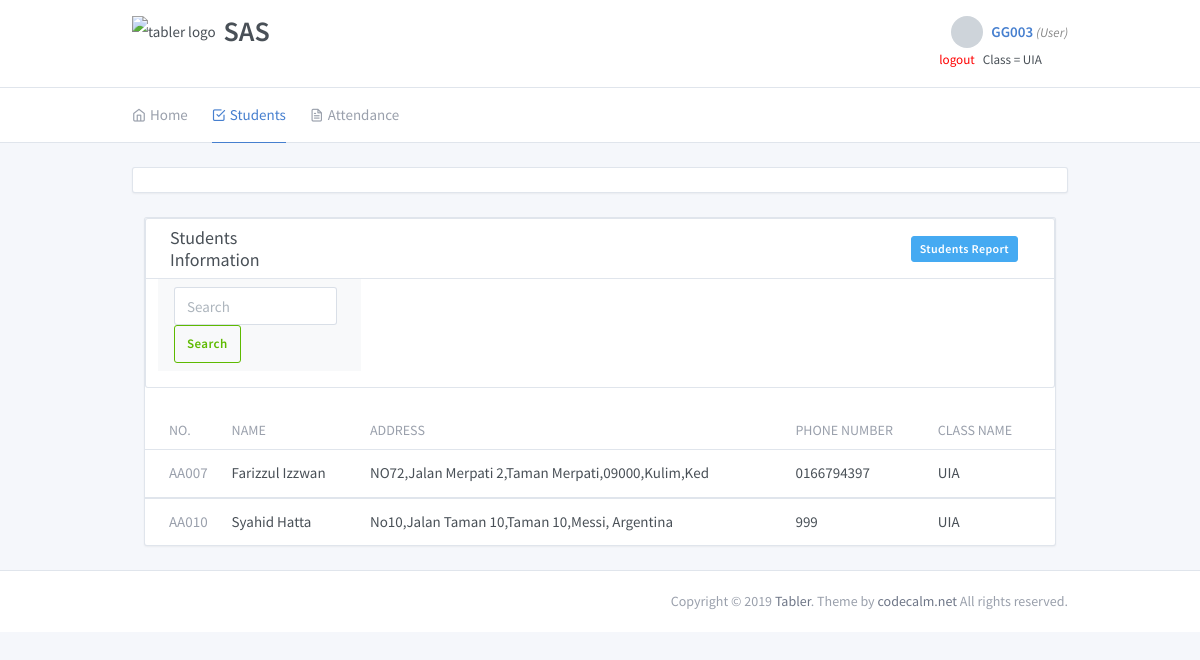
The page /user/students.php (signed in) on the database its author committed.
### tables this page shows
CREATE TABLE `kelas` (
  `idKelas` varchar(10) NOT NULL COMMENT 'kelas yang berdaftar',
  `namaKelas` varchar(10) NOT NULL COMMENT 'nama kelas'
);

CREATE TABLE `pelajar` (
  `idPelajar` varchar(10) NOT NULL COMMENT 'pelajar yang berdaftar',
  `nama` varchar(50) NOT NULL COMMENT 'nama bagi setiap pelajar',
  `alamat` varchar(50) NOT NULL DEFAULT 'Belum dinyatakan' COMMENT 'alamat rumah pelajar',
  `notelefon` varchar(15) NOT NULL COMMENT 'nombor telefon pelajar',
  `idKelas` varchar(10) NOT NULL COMMENT 'kelas yang berdaftar'
);

### user/students.php (the view, shortened to what this page needs)
<?php
  include('../functions.php');
$id=$_SESSION['user']['idGuru'];
$IdKelas=$_SESSION['user']['idKelas'];
if (isset($_POST['search'])) {
$valueToSearch=$_POST['valueToSearch'];
  $results= mysqli_query($db, "SELECT idPelajar, g.nama, g.alamat, namaKelas, g.notelefon FROM pelajar g, kelas k, guru j WHERE k.idKelas=g.idKelas AND k.idKelas=j.idKelas AND idGuru='$id' and CONCAT(idPelajar, g.nama, g.alamat, namaKelas) LIKE '%".$valueToSearch."%' group by idPelajar");
}else{
  $results = mysqli_query($db, "SELECT idPelajar, g.nama, g.alamat, namaKelas, g.notelefon from kelas k, pelajar g, guru j where k.idKelas=g.idKelas and k.idKelas=j.idKelas and idGuru='$id' group by idPelajar");
}
?>
<!doctype html>
<html lang="en" dir="ltr">
  <head>
    <link rel="stylesheet" href="https://maxcdn.bootstrapcdn.com/font-awesome/4.7.0/css/font-awesome.min.css">
    <link rel="stylesheet" href="../assets/css/bootstrap.min.css">
    <link rel="stylesheet" href="../assets/css/dataTables.bootstrap4.min.css">
    <link rel="stylesheet" href="../assets/css/datepicker.css">
    <link rel="stylesheet" href="../assets/css/bootstrap.css">
    <link rel="stylesheet" href="../assets/css/datepicker.css">
    <link rel="stylesheet" href="../assets/css/bootstrap.css">
    <link href="../assets/css/dashboard.css" rel="stylesheet" />
    <link href="../assets/plugins/charts-c3/plugin.css" rel="stylesheet" />
    <link href="../assets/plugins/maps-google/plugin.css" rel="stylesheet" />
  </head>
  <body class="">
    <div class="page">
      <div class="flex-fill">
        <div class="header py-4">
          <div class="container">
            <div class="d-flex">
                <img src="../demo/logo/student-stock-photo.71e8b7927254.png" class="header-brand-img" alt="tabler logo">
                <div class="h2">SAS</div>
              <div class="d-flex order-lg-2 ml-auto">
                <div class="dropdown">
                  <a href="userProfile.php" class="nav-link pr-0 leading-none">
                    <span class="avatar" style="background-image: url(./demo/faces/female/25.jpg)"></span>
                    <span class="ml-2 d-none d-lg-block">
                      <?php  if (isset($_SESSION['user'])) : ?>
                      <strong><?php echo $_SESSION['user']['idGuru']; ?></strong>
                      <?php $query=mysqli_query($db, "SELECT namaKelas from kelas where idKelas='$IdKelas'");
                      while ($sql = mysqli_fetch_array($query)){ ?>
                      <small>
                      <i  style="color: #888;">(<?php echo ucfirst($_SESSION['user']['user_type']); ?>)</i>
                      <br>
                      <a href="index.php?logout='1'" style="color: red;">logout</a>
                           &nbsp; <a> Class = <?php echo $sql['namaKelas']; ?></a>
                    </small>
                  <?php }?>
                    <?php endif ?>
                    </span>
                  </a>
                </div>
              </div>
            </div>
          </div>
        </div>
        <div class="header collapse d-lg-flex p-0" id="headerMenuCollapse">
          <div class="container">
            <div class="row align-items-center">
              <div class="col-lg order-lg-first">
                <ul class="nav nav-tabs border-0 flex-column flex-lg-row">
                  <li class="nav-item">
                    <a href="./index.php" class="nav-link"><i class="fe fe-home"></i> Home</a>
                  </li>
                  <li class="nav-item">
                    <a href="./students.php" class="nav-link active"><i class="fe fe-check-square"></i>Students</a>
                  </li>
                  <li class="nav-item">
                    <a href="./attendance.php" class="nav-link"><i class="fe fe-file-text"></i>Attendance</a>
                  </li>
                </ul>
              </div>
            </div>
          </div>
        </div>
        <div class="my-3 my-md-5">
          <div class="container">
            <div class="row">
              <div class="col-12">
                <div class="row row-cards">
              <div class="col-12 col-sm-12 col-lg-12">
                <div class="card">
                  <div class="card-body p-1 text-center">
                  </div>
                </div>
              </div>
            </div>
               <div class="col-12">
                <div class="card">
                  <form class="card" action="students.php" method="post">
                  <div class="card-header">
                    <h3 class="card-title">Students Information</h3>
                    <div class="col-md-10" align="right">
                      <button type="button" id="reportStudent_button" class="btn btn-info btn-sm" data-toggle="modal" data-target="#formModal" >Students Report</button>
                  </div>
                  </div>
                          <div class="col-sm-6 col-md-3">
                      <div class="form-group">
                        <nav class="navbar navbar-light bg-light">
                    <form class="form-inline">
                      <input class="form-control mr-sm-2" type="search" name="valueToSearch" placeholder="Search" aria-label="Search">
                      <button class="btn btn-outline-success my-2 my-sm-0"name="search" value="Filter" type="submit">Search</button>
                    </form>
                  </nav>
                      </div>
                    </div>
                  <div class="table-responsive">
                    <table class="table card-table table-vcenter text-nowrap datatable table table-striped">
                      <thead>
                        <tr>
                          <th class="w-1">No.</th>
                          <th>Name</th>
                          <th>Address</th>
                          <th>Phone Number</th>
                          <th>Class Name</th>
                        </tr>
                      </thead>
                      <?php while ($row = mysqli_fetch_array($results)) { ?>
                      <tbody>
                        <tr>
                          <td><span class="text-muted"><?php echo $row['idPelajar']; ?></span></td>
                          <td><a class="text-inherit" ><?php echo $row['nama']; ?></a></td>
                          <td><?php echo $row['alamat']; ?></td>
                          <td><?php echo $row['notelefon']; ?></td>
                          <td><?php echo $row['namaKelas']; ?></td>
                        </tr>
                      <?php } ?>
                      </tbody>
                    </table>
                  </div>
                </form>
                </div>
            </div>
          </div>
        </div>
      </div>
    <footer class="footer">
      <div class="container">
        <div class="row align-items-center flex-row-reverse">
          <div class="col-12 col-lg-auto mt-3 mt-lg-0 text-center">
            Copyright © 2019 <a href=".">Tabler</a>. Theme by <a href="https://codecalm.net" target="_blank">codecalm.net</a> All rights reserved.
          </div>
        </div>
      </div>
</footer>
</body>
</html>

### rows shown on the page
kelas: namaKelas "UIA"
pelajar: idPelajar "AA007", nama "Farizzul Izzwan", alamat "NO72,Jalan Merpati 2,Taman Merpati,09000,Kulim,Ked", notelefon "0166794397", idKelas.namaKelas "UIA"
pelajar: idPelajar "AA010", nama "Syahid Hatta", alamat "No10,Jalan Taman 10,Taman 10,Messi, Argentina", notelefon "999", idKelas.namaKelas "UIA"

### other values the page prints
$_SESSION['user']['idGuru'] "GG003"
